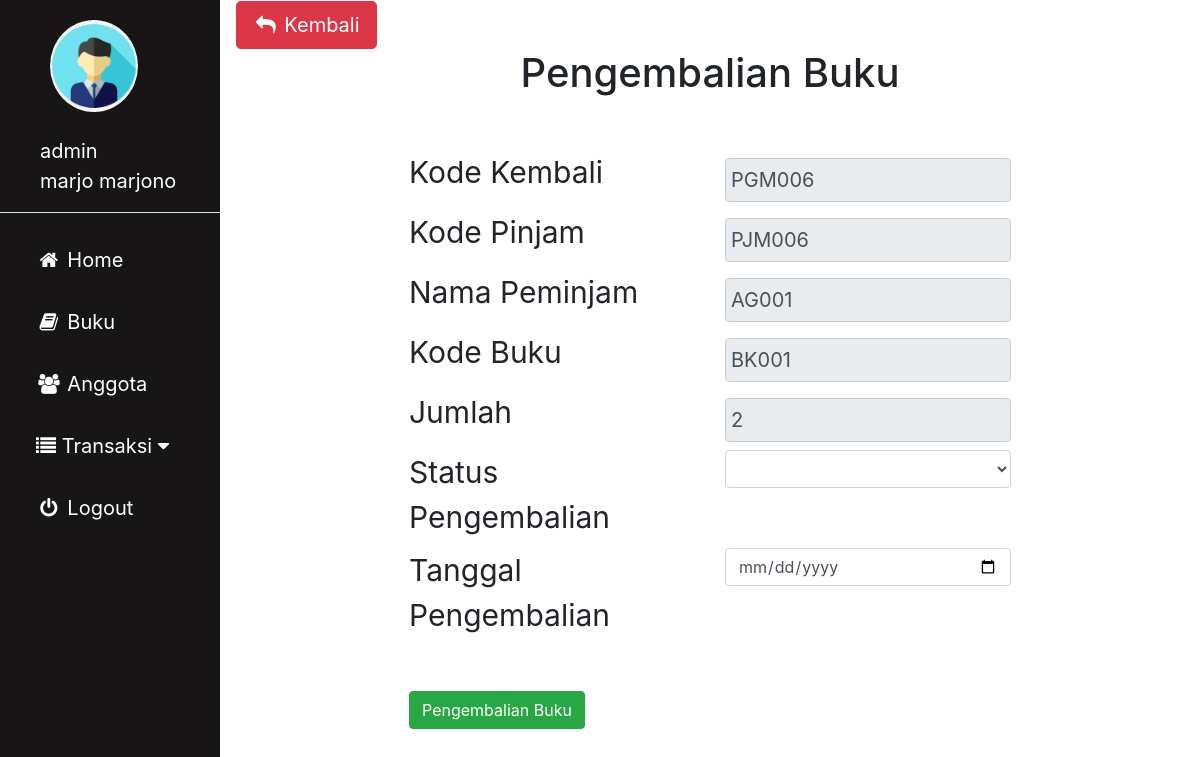
Page /admin/pengembalian_tambah.php?agung=PJM006 (signed in) on the committed database.
### tables this page shows
CREATE TABLE `peminjaman` (
  `kode_pinjam` varchar(10) NOT NULL,
  `nis` varchar(10) NOT NULL,
  `kode_buku` varchar(10) NOT NULL,
  `tgl_pinjam` date NOT NULL,
  `jumlah` int(3) NOT NULL,
  `status_pinjam` varchar(30) DEFAULT NULL,
  `status` varchar(20) DEFAULT NULL
);

### admin/pengembalian_tambah.php (the view, shortened to what this page needs)
<?php
include'sidebar.php';
 ?>
 <link rel="stylesheet" href="../img/csskonten.css">
 <link rel="stylesheet" href="../css/bootstrap.css">
 <?php
 $metode = $_GET['agung'];
 $edit = $koneksi -> prepare("SELECT * FROM peminjaman WHERE kode_pinjam = :kode");
 $edit -> bindParam(':kode', $metode);
 $edit -> execute();
 $hasil = $edit -> fetch();
 ?>
 <div class="main">
   <button type="button" name="button" onclick="history.back(-1)" class="btn btn-danger btn-lg"><i class="fa fa-fw fa-reply"></i> Kembali</button>
   <?php
    $sql = $koneksi -> prepare("SELECT max(kode_kembali) as kd_kembali FROM pengembalian");
    $sql -> execute();
    $hsl = $sql -> fetch();
    $kode = $hsl['kd_kembali'];
    $nourut = (int) substr($kode, 3, 3);
    $nourut++;
    $char = "PGM";
    $new = $char . sprintf("%03s", $nourut);
   ?>
   <div class="container col-md-8">
     <h1 align=center>Pengembalian Buku</h1>
     <br>
     <form action="pengembalian_proses.php?prabowo=tambah" method="post">
       <div class="row">
         <div class="col">
           <label for="kode">Kode Kembali</label>
         </div>
         <div class="col">
           <input type="text" class="form-control" name="kd_kembali" value="<?php echo $new; ?>" readonly>
         </div>
       </div>
       <div class="row">
         <div class="col">
           <label for="kode">Kode Pinjam</label>
         </div>
         <div class="col">
           <input type="text" class="form-control" name="kd_pinjam" value="<?php echo $hasil['kode_pinjam']; ?>" readonly>
         </div>
       </div>
       <div class="row">
         <div class="col">
           <label for="kode">Nama Peminjam</label>
         </div>
         <div class="col">
           <input type="text" class="form-control" name="nis" value="<?php echo $hasil['nis']; ?>" readonly>
         </div>
       </div>
       <div class="row">
         <div class="col">
           <label for="kode">Kode Buku</label>
         </div>
         <div class="col">
           <input type="text" class="form-control" name="kd_buku" value="<?php echo $hasil['kode_buku']; ?>" readonly>
         </div>
       </div>
       <div class="row">
         <div class="col">
           <label for="kode">Jumlah</label>
         </div>
         <div class="col">
           <input type="text" class="form-control" name="jumlah" value="<?php echo $hasil['jumlah']; ?>" readonly>
         </div>
       </div>
       <div class="row">
         <div class="col">
           <label for="kode">Status Pengembalian</label>
         </div>
         <div class="col">
           <select class="form-control" name="status_kembali">
             <option></option>
             <option>Dikembalikan</option>
           </select>
         </div>
       </div>
       <div class="row">
         <div class="col">
           <label for="kode">Tanggal Pengembalian</label>
         </div>
         <div class="col">
           <input type="date" class="form-control" name="tgl_kembali">
         </div>
       </div>
       <br>
       <button type="submit" class="btn btn-success">Pengembalian Buku</button>
     </form>
   </div>
 </div>

### img/cssadmin.css (style rules this page uses)
body { margin: 0; font-family: "Lato", sans-serif; }

### img/csskonten.css (style rules this page uses)
.main { margin-left: 220px; padding: 1px 16px; height: 100%; font-size: 30px; }
input[type=text], input[type=password], select { width: 100%; padding: 5px 5px; margin: 8px 0; display: inline-block; border: 1px solid #ccc; box-sizing: border-box; font-size: 20px; }

### rows in the picture
peminjaman: kd_pinjam "PJM006", nis "AG001", kd_buku "BK001", jumlah "2"

### other values in the picture
$_SESSION['username']['id'] "admin"
$_SESSION['username']['nama'] "marjo marjono"
